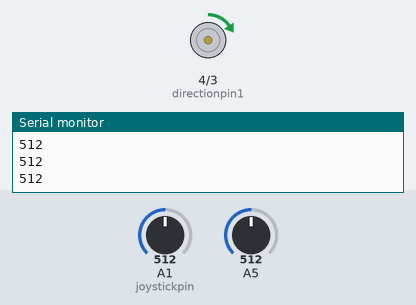
Recording of a sketch running on a simulated Arduino Uno, built with avr-gcc and run on an emulated ATmega328P. On the bench: motor-driver pin pairs drawn as motors (green arrow = first pin HIGH = forward, orange = second pin HIGH = backward, longer = more drive, scaled by the enable pin), the last lines printed to the serial monitor. The inputs (shaded band) are chosen by the test bench; at power-on: A1 (joystickpin) = 512, A5 = 512.

Above: at 1.3 s.
1.4 s: A1 (joystickpin) set to 486
At 3.1 s:
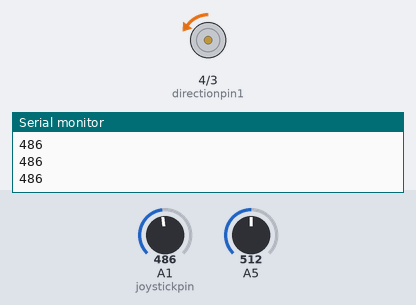
3.5 s: A1 (joystickpin) set to 306
At 4.7 s:
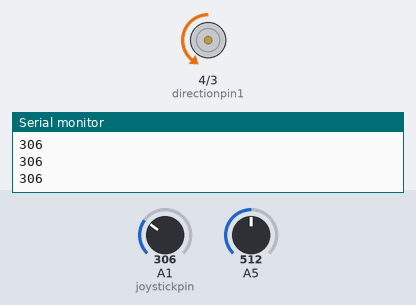
5.5 s: A1 (joystickpin) set to 122
At 6.3 s:
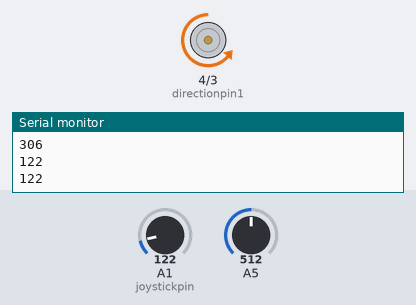
7.5 s: A1 (joystickpin) set to 0
At 9.1 s:
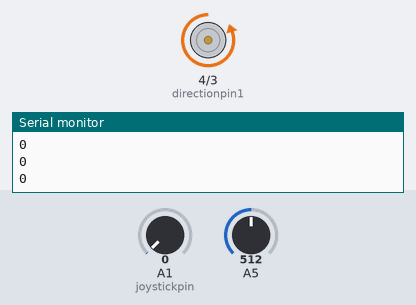
9.5 s: A1 (joystickpin) set to 716
At 10.6 s:
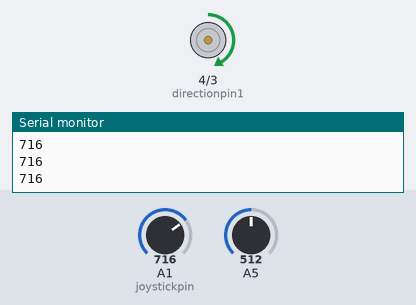
11.5 s: A1 (joystickpin) set to 900
At 13.4 s:
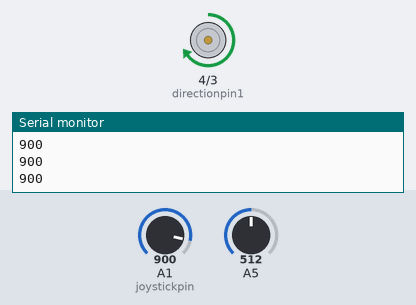
Timing chart, 0 to 14.5 s (numbered marks = the images above; inputs shaded):
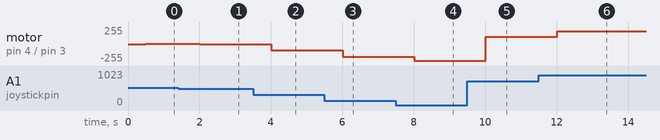

The sketch:

using_DCmotor_joystick.ino
```cpp
int speedpin=5;
int directionpin1=4;
int directionpin2=3;
int motorspeed;
int joystickpin=A1;
int joystickval;

void setup() {
  // put your setup code here, to run once:
  pinMode(speedpin,OUTPUT);
  pinMode(directionpin1,OUTPUT);
  pinMode(directionpin2,OUTPUT);
  pinMode(joystickpin,INPUT);
  Serial.begin(9600);

}

void loop() {
  // put your main code here, to run repeatedly:
joystickval=analogRead(joystickpin);
Serial.println(joystickval);
delay(500);
motorspeed=analogRead(speedpin);

if(joystickval>=496){

motorspeed=(255./526.)*(joystickval-497);
digitalWrite(directionpin1,HIGH);
digitalWrite(directionpin2,LOW);


analogWrite(speedpin,motorspeed);


}
if(joystickval<496){

motorspeed=(255./-497.)*(joystickval-497);
digitalWrite(directionpin1,LOW);
digitalWrite(directionpin2,HIGH);
analogWrite(speedpin,motorspeed);

}


}
```

Measured:
- after the input at 1.4 s, motor on pin 4 (directionpin1) / pin 3 (directionpin2): forward 7/255 → backward 5/255 after 0.60 s
- after the input at 3.5 s, motor on pin 4 (directionpin1) / pin 3 (directionpin2): backward 5/255 → backward 97/255 after 0.50 s
- after the input at 5.5 s, motor on pin 4 (directionpin1) / pin 3 (directionpin2): backward 97/255 → backward 192/255 after 0.51 s
- after the input at 7.5 s, motor on pin 4 (directionpin1) / pin 3 (directionpin2): backward 192/255 → backward 254/255 after 0.51 s
- after the input at 9.5 s, motor on pin 4 (directionpin1) / pin 3 (directionpin2): backward 254/255 → forward 106/255 after 0.51 s
- after the input at 11.5 s, motor on pin 4 (directionpin1) / pin 3 (directionpin2): forward 106/255 → forward 195/255 after 0.51 s
